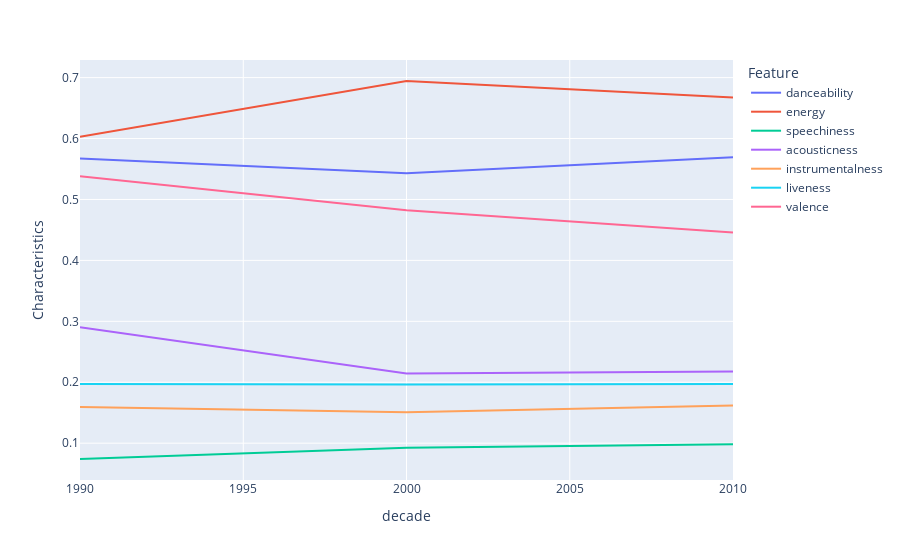

The notebook cell saved with this chart:
### Code cell
import plotly.express as px
fig = px.line(dfNew, x="decade", y="Characteristics", color='Feature')
fig.show()

### Figure 1 — Plotly figure (JSON) as saved in the notebook; plotly's stock layout.template omitted (floating-point values rounded to 4 significant figures)
{"data": [{"hovertemplate": "Feature=danceability<br>decade=%{x}<br>Characteristics=%{y}<extra></extra>", "legendgroup": "danceability", "line": {"color": "#636efa", "dash": "solid"}, "marker": {"symbol": "circle"}, "mode": "lines", "name": "danceability", "orientation": "v", "showlegend": true, "type": "scatter", "x": [1990, 2000, 2010], "xaxis": "x", "y": [0.5672, 0.5428, 0.5693], "yaxis": "y"}, {"hovertemplate": "Feature=energy<br>decade=%{x}<br>Characteristics=%{y}<extra></extra>", "legendgroup": "energy", "line": {"color": "#EF553B", "dash": "solid"}, "marker": {"symbol": "circle"}, "mode": "lines", "name": "energy", "orientation": "v", "showlegend": true, "type": "scatter", "x": [1990, 2000, 2010], "xaxis": "x", "y": [0.6028, 0.6945, 0.6672], "yaxis": "y"}, {"hovertemplate": "Feature=speechiness<br>decade=%{x}<br>Characteristics=%{y}<extra></extra>", "legendgroup": "speechiness", "line": {"color": "#00cc96", "dash": "solid"}, "marker": {"symbol": "circle"}, "mode": "lines", "name": "speechiness", "orientation": "v", "showlegend": true, "type": "scatter", "x": [1990, 2000, 2010], "xaxis": "x", "y": [0.07403, 0.0924, 0.09833], "yaxis": "y"}, {"hovertemplate": "Feature=acousticness<br>decade=%{x}<br>Characteristics=%{y}<extra></extra>", "legendgroup": "acousticness", "line": {"color": "#ab63fa", "dash": "solid"}, "marker": {"symbol": "circle"}, "mode": "lines", "name": "acousticness", "orientation": "v", "showlegend": true, "type": "scatter", "x": [1990, 2000, 2010], "xaxis": "x", "y": [0.2904, 0.2144, 0.2178], "yaxis": "y"}, {"hovertemplate": "Feature=instrumentalness<br>decade=%{x}<br>Characteristics=%{y}<extra></extra>", "legendgroup": "instrumentalness", "line": {"color": "#FFA15A", "dash": "solid"}, "marker": {"symbol": "circle"}, "mode": "lines", "name": "instrumentalness", "orientation": "v", "showlegend": true, "type": "scatter", "x": [1990, 2000, 2010], "xaxis": "x", "y": [0.1596, 0.1508, 0.1616], "yaxis": "y"}, {"hovertemplate": "Feature=liveness<br>decade=%{x}<br>Characteristics=%{y}<extra></extra>", "legendgroup": "liveness", "line": {"color": "#19d3f3", "dash": "solid"}, "marker": {"symbol": "circle"}, "mode": "lines", "name": "liveness", "orientation": "v", "showlegend": true, "type": "scatter", "x": [1990, 2000, 2010], "xaxis": "x", "y": [0.1972, 0.1962, 0.197], "yaxis": "y"}, {"hovertemplate": "Feature=valence<br>decade=%{x}<br>Characteristics=%{y}<extra></extra>", "legendgroup": "valence", "line": {"color": "#FF6692", "dash": "solid"}, "marker": {"symbol": "circle"}, "mode": "lines", "name": "valence", "orientation": "v", "showlegend": true, "type": "scatter", "x": [1990, 2000, 2010], "xaxis": "x", "y": [0.5382, 0.4823, 0.4457], "yaxis": "y"}], "layout": {"legend": {"title": {"text": "Feature"}, "tracegroupgap": 0}, "margin": {"t": 60}, "xaxis": {"anchor": "y", "domain": [0, 1], "title": {"text": "decade"}}, "yaxis": {"anchor": "x", "domain": [0, 1], "title": {"text": "Characteristics"}}}}
